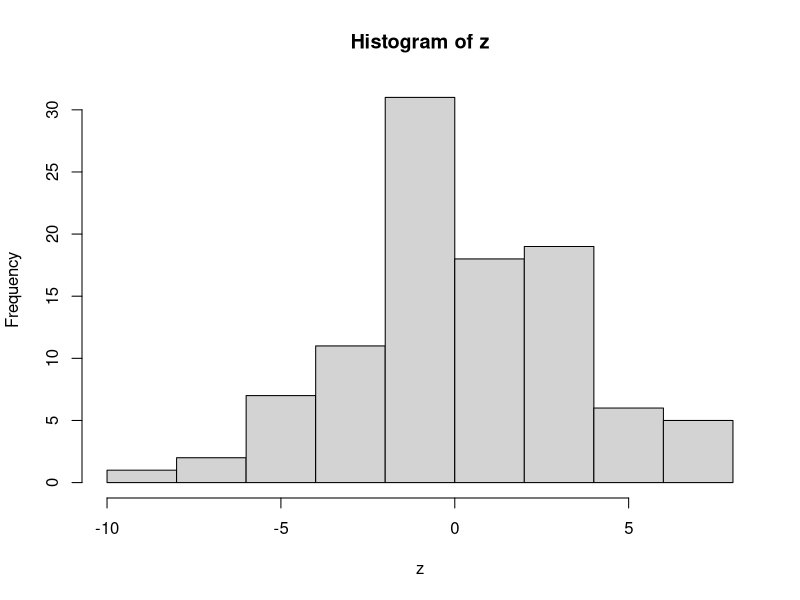

The R source for this figure: (Note: this script raises an error after producing the figure.)
########### example_call_orf.R ################

### this program is an example call of the online random forest from simulated data for classification

### load any libraries that we need here ###
#library(ourlibrary)


######### SIMULATE DATA - note: used in analyzing real data this would mean importing a dataset ###########
### simulate some predictors - 
NCOL <- 10 #number of columns 
NROW <- 100 #nbumber of rows

betas <- rnorm(NCOL) #simulate coefficients for the regression
x <- matrix(data=rnorm(NCOL * NROW), ncol=NCOL, nrow=NROW)

### simulate the dependent variable related to the predictors
z <- x %*% betas
y <- ifelse(z > 0, 1, 0)

hist(z) #histogram of z
table(y) #distribtuion of the dependent variable

########## Done simulating data ############


############## Sample Usage 1: run through to update model for all data points at the same time #############

########### Initialize the model object

orf_model = initialize_orf(ntrees=1000, n_features = 3) 
#question: what other parameters are needed to initialize the random forest?


########### pass all data into the model object to fit it
orf_model = fit_orf(model=orf_model, x=X, y=y)
#question: are there other parameters needed for fitting the random forest?
#orf_model should now contain a random forest model with trees and other information

########### we should now be able to do something like predict with it:
orf_predictions = predict(model=orf_model, newdata = X_new) #assuming that we have a new X dataset


############## Sample Usage 2: run through to update model one data point at a time #############

########### Initialize the model object - this doesn't change

orf_model = initialize_orf(ntrees=1000, n_features = 3) 
#question: what other parameters are needed to initialize the random forest?


########### pass all data into the model object to fit it
for(i in 1:nrow(X)) {
  orf_model = fit_orf(model=orf_model, x=X[i,], y=y[i])
}
#question: are there other parameters needed for fitting the random forest?
#orf_model should now contain a random forest model with trees and other information



# sourceCpp("rcpp_eigen_test.cpp")
# m = matrix(rnorm(100, 0, 1), ncol=10)
# getEigenValues(m)

